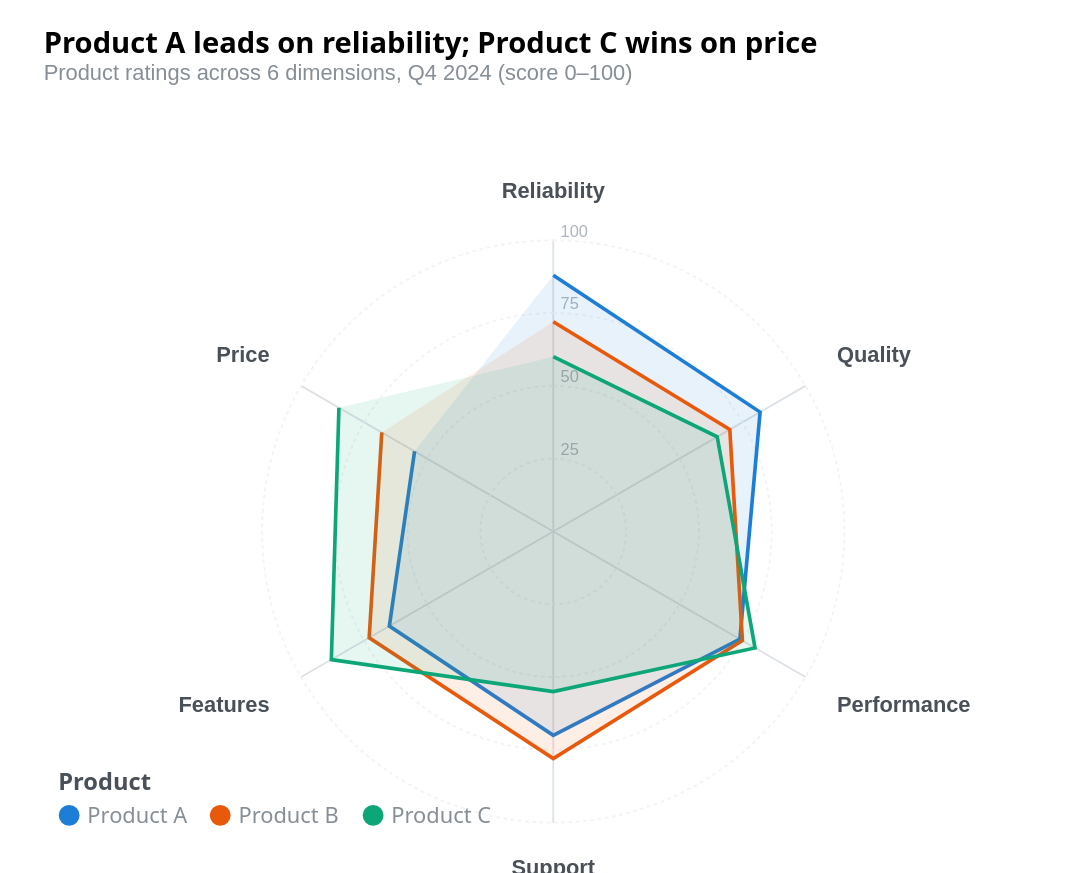

Here is the Vega-Lite specification saved for this chart:
### Vega specification from a JSON file in a GitHub repository (floating-point values rounded to 4 significant figures)
{"_metadata": {"customization": ["Replace 'values' array with your data", "Update 'dimensions' signal array to match your dimension names — order controls angular placement", "Update 'products' signal array to match your product/series names", "All values must be on the same 0–100 scale; normalize before rendering if needed", "Update title, subtitle, and description to reflect your context"], "dataFormat": "Array of objects with 'product' (nominal), 'dimension' (nominal), and 'value' (quantitative, 0–100) fields.", "note": "Radar charts are perceptually weak — angles and areas are hard to compare accurately. Use parallel coordinates when precision matters."}, "$schema": "https://vega.github.io/schema/vega/v6.json", "autosize": {"contains": "padding", "type": "fit"}, "config": {"aria": true, "axis": {"labelFont": "system-ui, -apple-system, sans-serif", "titleFont": "system-ui, -apple-system, sans-serif"}, "legend": {"labelFont": "system-ui, -apple-system, sans-serif", "titleFont": "system-ui, -apple-system, sans-serif"}, "title": {"font": "system-ui, -apple-system, sans-serif"}}, "data": [{"name": "source", "transform": [{"as": "dimIndex", "expr": "indexof(dimensions, datum.dimension)", "type": "formula"}, {"as": "angle", "expr": "(datum.dimIndex / nDim) * 2 * PI - PI / 2", "type": "formula"}, {"as": "r", "expr": "(datum.value / 100) * radius", "type": "formula"}, {"as": "px", "expr": "cx + datum.r * cos(datum.angle)", "type": "formula"}, {"as": "py", "expr": "cy + datum.r * sin(datum.angle)", "type": "formula"}], "values": [{"dimension": "Reliability", "product": "Product A", "value": 88}, {"dimension": "Quality", "product": "Product A", "value": 82}, {"dimension": "Performance", "product": "Product A", "value": 74}, {"dimension": "Support", "product": "Product A", "value": 70}, {"dimension": "Features", "product": "Product A", "value": 65}, {"dimension": "Price", "product": "Product A", "value": 55}, {"dimension": "Reliability", "product": "Product B", "value": 72}, {"dimension": "Quality", "product": "Product B", "value": 70}, {"dimension": "Performance", "product": "Product B", "value": 75}, {"dimension": "Support", "product": "Product B", "value": 78}, {"dimension": "Features", "product": "Product B", "value": 73}, {"dimension": "Price", "product": "Product B", "value": 68}, {"dimension": "Reliability", "product": "Product C", "value": 60}, {"dimension": "Quality", "product": "Product C", "value": 65}, {"dimension": "Performance", "product": "Product C", "value": 80}, {"dimension": "Support", "product": "Product C", "value": 55}, {"dimension": "Features", "product": "Product C", "value": 88}, {"dimension": "Price", "product": "Product C", "value": 85}]}, {"name": "product_a", "source": "source", "transform": [{"expr": "datum.product === 'Product A'", "type": "filter"}]}, {"name": "product_b", "source": "source", "transform": [{"expr": "datum.product === 'Product B'", "type": "filter"}]}, {"name": "product_c", "source": "source", "transform": [{"expr": "datum.product === 'Product C'", "type": "filter"}]}, {"name": "axes", "transform": [{"as": "dimIndex", "start": 0, "stop": 6, "type": "sequence"}, {"as": "angle", "expr": "(datum.dimIndex / 6) * 2 * PI - PI / 2", "type": "formula"}, {"as": "x2", "expr": "cx + radius * cos(datum.angle)", "type": "formula"}, {"as": "y2", "expr": "cy + radius * sin(datum.angle)", "type": "formula"}, {"as": "label", "expr": "dimensions[datum.dimIndex]", "type": "formula"}, {"as": "labelX", "expr": "cx + (radius + 20) * cos(datum.angle)", "type": "formula"}, {"as": "labelY", "expr": "cy + (radius + 20) * sin(datum.angle)", "type": "formula"}]}, {"name": "rings", "transform": [{"as": "ringIndex", "start": 1, "stop": 5, "type": "sequence"}, {"as": "r", "expr": "(datum.ringIndex / 4) * radius", "type": "formula"}, {"as": "ringValue", "expr": "datum.ringIndex * 25", "type": "formula"}]}], "description": "Radar chart comparing 3 products across 6 dimensions. Product A leads in Reliability (88) and Quality (82). Product C scores highest on Price (85). Product B is well-rounded with no standout dimension.", "height": 480, "legends": [{"direction": "horizontal", "fill": "color", "labelColor": "#868e96", "labelFontSize": 12, "orient": "bottom", "padding": 8, "stroke": "color", "title": "Product", "titleColor": "#495057", "titleFontSize": 13}], "marks": [{"encode": {"enter": {"stroke": {"value": "#dee2e6"}, "strokeWidth": {"value": 1}, "x": {"signal": "cx"}, "x2": {"field": "x2"}, "y": {"signal": "cy"}, "y2": {"field": "y2"}}}, "from": {"data": "axes"}, "type": "rule"}, {"encode": {"enter": {"endAngle": {"signal": "2 * PI"}, "fill": {"value": "transparent"}, "innerRadius": {"value": 0}, "outerRadius": {"field": "r"}, "startAngle": {"value": 0}, "stroke": {"value": "#f1f3f5"}, "strokeDash": {"value": [2, 2]}, "strokeWidth": {"value": 1}, "x": {"signal": "cx"}, "y": {"signal": "cy"}}}, "from": {"data": "rings"}, "type": "arc"}, {"encode": {"enter": {"baseline": {"value": "bottom"}, "fill": {"value": "#adb5bd"}, "fontSize": {"value": 9}, "text": {"signal": "datum.ringValue + ''"}, "x": {"signal": "cx + 4"}, "y": {"signal": "cy - datum.r"}}}, "from": {"data": "rings"}, "type": "text"}, {"encode": {"enter": {"defined": {"value": true}, "strokeWidth": {"value": 2}, "tooltip": {"signal": "{'Product': datum.product, 'Dimension': datum.dimension, 'Score': datum.value + ' / 100'}"}, "x": {"field": "px"}, "y": {"field": "py"}}, "update": {"fill": {"value": "#1c7ed6"}, "fillOpacity": [{"test": "hovered === null || hovered.product === 'Product A'", "value": 0.1}, {"value": 0.02}], "stroke": {"value": "#1c7ed6"}, "strokeOpacity": [{"test": "hovered === null || hovered.product === 'Product A'", "value": 1}, {"value": 0.2}]}}, "from": {"data": "product_a"}, "sort": {"field": "dimIndex"}, "type": "line"}, {"encode": {"enter": {"defined": {"value": true}, "strokeWidth": {"value": 2}, "tooltip": {"signal": "{'Product': datum.product, 'Dimension': datum.dimension, 'Score': datum.value + ' / 100'}"}, "x": {"field": "px"}, "y": {"field": "py"}}, "update": {"fill": {"value": "#e8590c"}, "fillOpacity": [{"test": "hovered === null || hovered.product === 'Product B'", "value": 0.1}, {"value": 0.02}], "stroke": {"value": "#e8590c"}, "strokeOpacity": [{"test": "hovered === null || hovered.product === 'Product B'", "value": 1}, {"value": 0.2}]}}, "from": {"data": "product_b"}, "sort": {"field": "dimIndex"}, "type": "line"}, {"encode": {"enter": {"defined": {"value": true}, "strokeWidth": {"value": 2}, "tooltip": {"signal": "{'Product': datum.product, 'Dimension': datum.dimension, 'Score': datum.value + ' / 100'}"}, "x": {"field": "px"}, "y": {"field": "py"}}, "update": {"fill": {"value": "#0ca678"}, "fillOpacity": [{"test": "hovered === null || hovered.product === 'Product C'", "value": 0.1}, {"value": 0.02}], "stroke": {"value": "#0ca678"}, "strokeOpacity": [{"test": "hovered === null || hovered.product === 'Product C'", "value": 1}, {"value": 0.2}]}}, "from": {"data": "product_c"}, "sort": {"field": "dimIndex"}, "type": "line"}, {"encode": {"enter": {"align": {"signal": "abs(datum.labelX - cx) < 10 ? 'center' : datum.labelX > cx ? 'left' : 'right'"}, "baseline": {"signal": "datum.labelY < cy - 10 ? 'bottom' : datum.labelY > cy + 10 ? 'top' : 'middle'"}, "fill": {"value": "#495057"}, "fontSize": {"value": 12}, "fontWeight": {"value": "600"}, "text": {"field": "label"}, "x": {"field": "labelX"}, "y": {"field": "labelY"}}}, "from": {"data": "axes"}, "type": "text"}], "padding": {"bottom": 16, "left": 24, "right": 24, "top": 16}, "scales": [{"domain": ["Product A", "Product B", "Product C"], "name": "color", "range": ["#1c7ed6", "#e8590c", "#0ca678"], "type": "ordinal"}], "signals": [{"name": "cx", "value": 280}, {"name": "cy", "value": 230}, {"name": "radius", "value": 160}, {"name": "dimensions", "value": ["Reliability", "Quality", "Performance", "Support", "Features", "Price"]}, {"name": "nDim", "update": "length(dimensions)"}, {"name": "products", "value": ["Product A", "Product B", "Product C"]}, {"name": "hovered", "on": [{"events": "path:pointerover", "update": "datum"}, {"events": "path:pointerout", "update": "null"}], "value": null}], "title": {"anchor": "start", "fontSize": 16, "offset": 16, "subtitle": "Product ratings across 6 dimensions, Q4 2024 (score 0–100)", "subtitleColor": "#868e96", "subtitleFontSize": 12, "text": "Product A leads on reliability; Product C wins on price"}, "width": 600}
